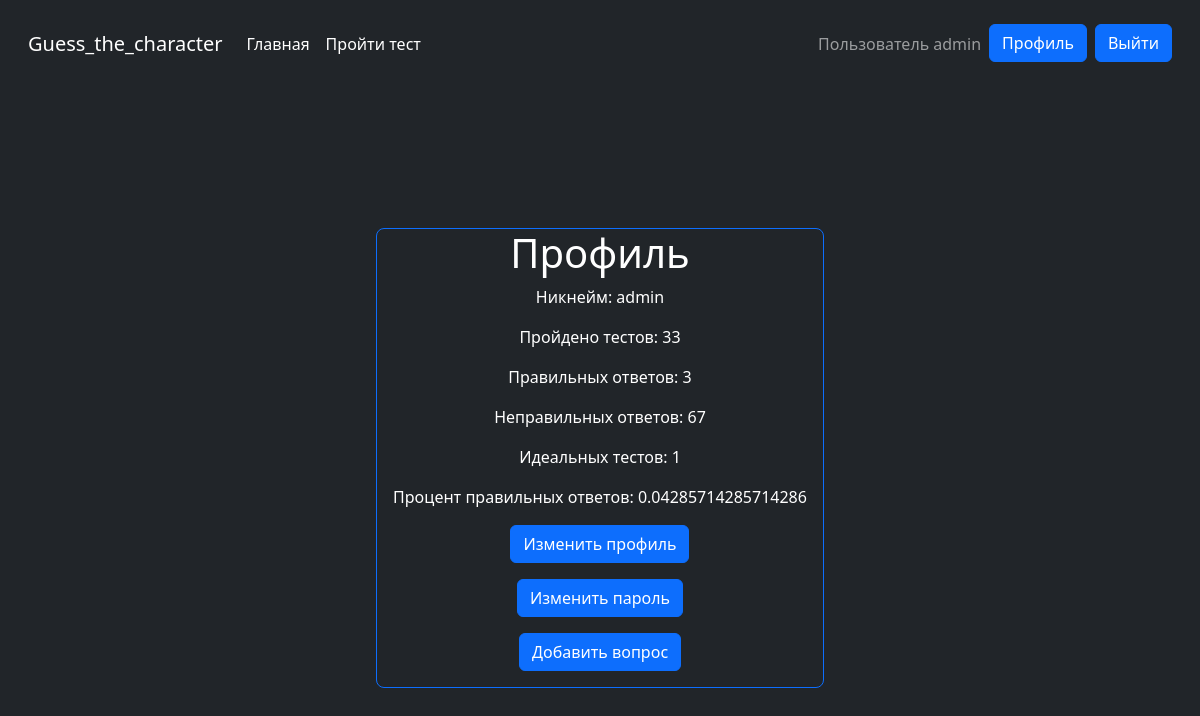
Page /account/3/ (signed in) on the earlier database version.
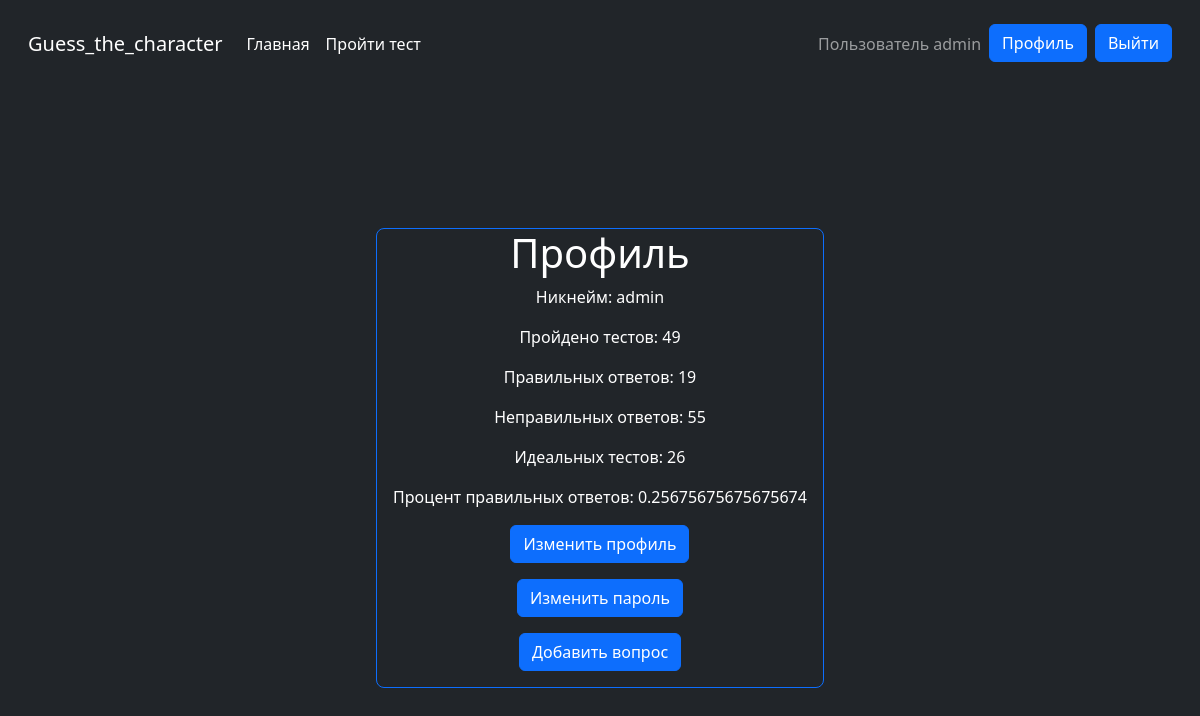
Same page on the later database version.
### Character/models.py (models this page shows, shortened)
class User(AbstractUser):
    Passed_Tests = models.PositiveIntegerField(default=0)
    Correct_Answers = models.PositiveIntegerField(default=0)
    Wrong_Answers = models.PositiveIntegerField(default=0)
    Perfect_Tests = models.PositiveIntegerField(default=0)
    Successes_Rate = models.FloatField(default=0)

### Character/views.py (the view)
# urls.py: path('account/<int:pk>/', AccountView.as_view(), name='account'),
class AccountView(DetailView):
    model = User
    template_name = 'Character/account.html'
    context_object_name = 'user'
    pk_url_kwarg = 'pk'

### Character/templates/Character/account.html (shortened to what this page needs)
{% extends 'Character/base.html' %}
{% block content %}
    <div style="margin-top: 140px;" class="border d-flex flex-column align-items-center border-primary rounded-3">
        <h1 class="ms-3 me-3">Профиль</h1>
        <p class="ms-3 me-3">Никнейм: {{request.user.username}}</p>
        <p class="ms-3 me-3">Пройдено тестов: {{request.user.Passed_Tests}}</p>
        <p class="ms-3 me-3">Правильных ответов: {{request.user.Correct_Answers}}</p>
        <p class="ms-3 me-3">Неправильных ответов: {{request.user.Wrong_Answers}}</p>
        <p class="ms-3 me-3">Идеальных тестов: {{request.user.Perfect_Tests}}</p>
        <p class="ms-3 me-3">Процент правильных ответов: {{request.user.Successes_Rate}}</p>
        <p class="ms-3 me-3"><a class="btn btn-primary" href="{% url 'change_profile' request.user.pk %}">Изменить профиль</a></p>
        <p class="ms-3 me-3"><a class="btn btn-primary" href="{% url 'change_password' %}">Изменить пароль</a></p>
        <p class="ms-3 me-3"><a class="btn btn-primary" href="{% url 'create_question' %}">Добавить вопрос</a></p>
    </div>
{% endblock content %}

### Character/templates/Character/base.html (shortened to what this page needs)
<!DOCTYPE html>
<html lang="en">
<head>
    <link href="https://cdn.jsdelivr.net/npm/bootstrap@5.3.2/dist/css/bootstrap.min.css" rel="stylesheet">
</head>
<body class="bg-dark text-white">
    <div class="cover-container p-3 mx-auto flex-column">
        <nav  class="navbar navbar-expand navbar-dark bg-dark" aria-label="Second navbar example">
            <div class="container-fluid ">
              <a class="navbar-brand mb-3" href="{% url "index" %}">Guess_the_character</a>
              <div class="collapse navbar-collapse" id="navbarsExample02">
                <ul class=" d-flex navbar-nav me-auto">
                 <li class="nav-item">
                    <a class="nav-link active mb-3" aria-current="page" href="{% url 'index' %}">Главная</a>
                  </li>
                  <li class="nav-item">
                    <a class="nav-link active mb-3" aria-current="page" href="{% url 'test' %}">Пройти тест</a>
                  </li>
                </ul>
                <ul class="navbar-nav mb-2 mb-lg-0">
                {% if user.is_authenticated %}
                <li class="nav-item">
                   <p class="navbar-text">Пользователь {{request.user}}</p>
                </li>
                <li class="nav-item">
                  <p class="ms-2"><a class="btn btn-primary" href="{% url 'account' request.user.pk %}">Профиль</a></p>
              </li>
               <li class="nav-item">
                   <p class="ms-2"><a class="btn btn-primary" href="{% url 'logout' %}">Выйти</a></p>
               </li>
               {% endif %}
            </ul>
              </div>
            </div>
          </nav>
        <div class="d-flex flex-column flex-wrap">
            <div class="d-flex flex-row flex-wrap bg-dark justify-content-center align-content-center text-white mb-3">
                {% block content %}
                {% endblock content %}
            </div>
        </div>
</body>
</html>

Differences in the rows shown:
changed User "admin": user.Passed_Tests "33" → "49"; user.Correct_Answers "3" → "19"; user.Wrong_Answers "67" → "55"; user.Perfect_Tests "1" → "26"; user.Successes_Rate "0.04285714285714286" → "0.25675675675675674"
